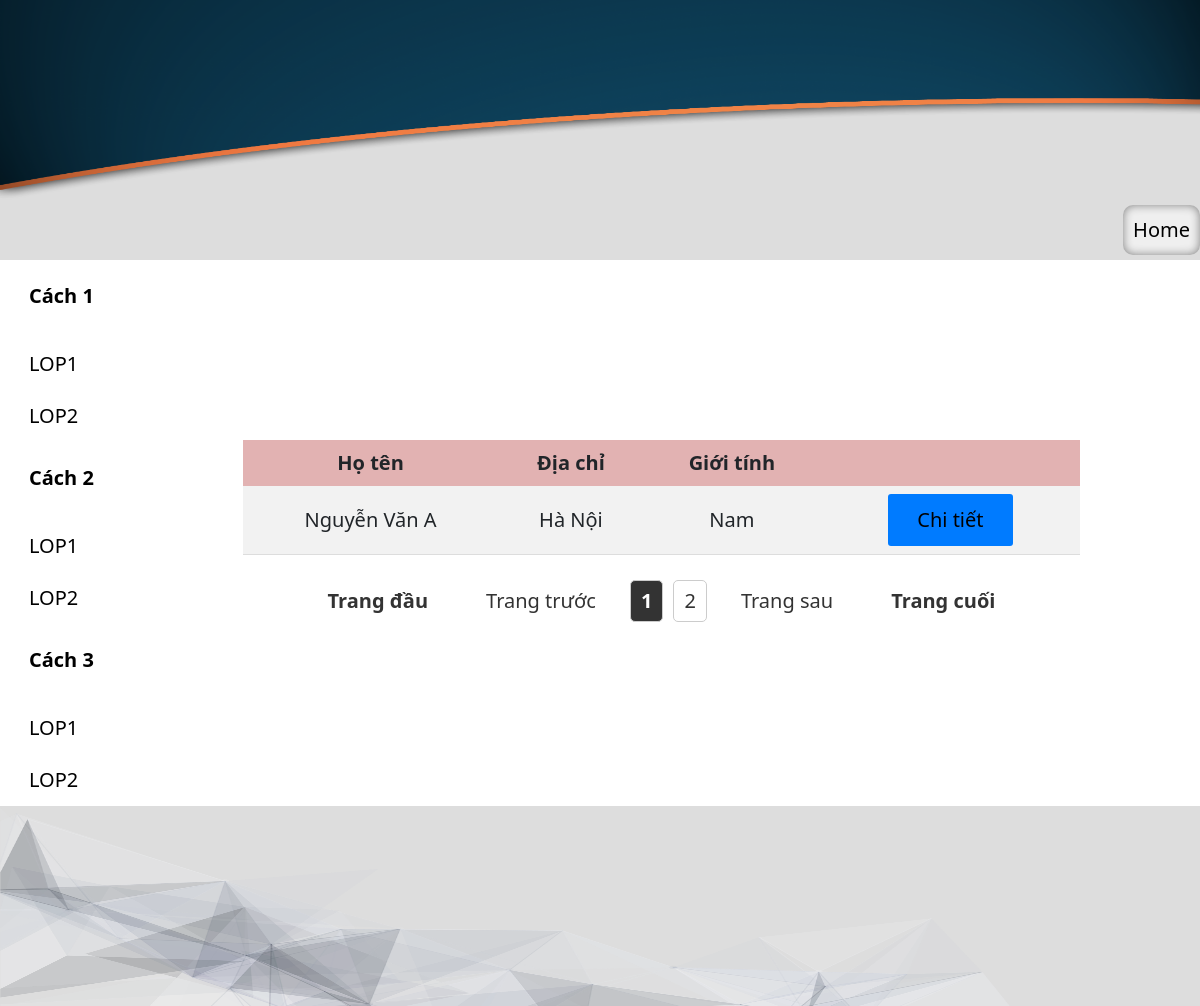
The app's page /Bai7.14/index.php?page=listStudentsInClass&classID=1 with its own data.
### tables this page shows
CREATE TABLE IF NOT EXISTS `classes` (
  `ID` bigint(20) NOT NULL,
  `ClassName` varchar(50) DEFAULT NULL,
  `ClassDescription` varchar(250) DEFAULT NULL,
  `NumOfStudents` bigint(20) DEFAULT NULL,
  PRIMARY KEY (`ID`)
);

CREATE TABLE IF NOT EXISTS `students` (
  `ID` bigint(20) NOT NULL,
  `StudentName` varchar(50) DEFAULT NULL,
  `StudentGender` varchar(5) DEFAULT NULL,
  `StudentAdress` varchar(250) DEFAULT NULL,
  `StudentImage` varchar(250) DEFAULT NULL,
  `ClassID` bigint(20) DEFAULT NULL,
  PRIMARY KEY (`ID`),
  KEY `ClassID` (`ClassID`)
);

### Bai7.14/pages/listClass.php (the view, shortened to what this page needs)
<?php
require_once 'libs/connect.php';
$query = "SELECT * FROM classes;";
$result = mysqli_query($conn, $query);
?>
<!DOCTYPE html>
<html lang="en">
<head>
    <link rel="stylesheet" href="./css/left.css">
</head>
<body>
    <div style="display: grid;">
        <p style="margin-top: 10px;"><strong>Cách 1</strong></p>
        <?php
        while ($row = mysqli_fetch_row($result)) {
            $maLop = $row[0];
            $tenLop = $row[1];
            echo "<a href='index.php?page=listStudentsInClass&classID=$maLop'>$tenLop</a>";
        }
        ?>
        <p style="margin-top: 10px;"><strong>Cách 2</strong></p>
        <?php
        $result2 = mysqli_query($conn, $query);
        while ($row = mysqli_fetch_array($result2)) {
            $maLop = $row[0];
            $tenLop = $row[1];
            echo "<a href='index.php?page=listStudentsInClass&classID=$maLop'>$tenLop</a>";
        }
        ?>
        <p style="margin-top: 10px;"><strong>Cách 3</strong></p>
        <?php
        $result3 = mysqli_query($conn, $query);
        while ($row = mysqli_fetch_assoc($result3)) {
            $maLop = $row['ID'];
            $tenLop = $row['ClassName'];
            echo "<a href='index.php?page=listStudentsInClass&classID=$maLop'>$tenLop</a>";
        }
        ?>
    </div>
</body>
</html>

### Bai7.14/index.php (shortened to what this page needs)
<?php
$pageCenter = './pages/contact.php';
if (isset($_GET['page'])) {
    $page = $_GET['page'];
    if ($page === 'listStudentsInClass') {
        $pageCenter = './pages/' . $page . '.php';
    }
}
?>
<!DOCTYPE html>
<html lang="en">
<head>
    <link href="https://cdn.jsdelivr.net/npm/bootstrap@5.2.2/dist/css/bootstrap.min.css" rel="stylesheet">
    <link rel="stylesheet" href="./css/index.css">
    <link rel="stylesheet" href="./css/center.css">
    <link rel="stylesheet" href="./css/contact1Page.css">
</head>
<body>
    <div class="container-app">
        <?php include './pages/head.php'; ?>
        <div class="content">
            <?php include './pages/listClass.php'; ?>
            <div class="content-right">
                <?php
                include $pageCenter;
                ?>
            </div>
        </div>
        <?php include './pages/footer.php'; ?>
    </div>
</body>
</html>

### Bai7.14/pages/head.php (shortened to what this page needs)
<!DOCTYPE html>
<html lang="en">
<head>
    <link rel="stylesheet" href="./css/head.css">
</head>
<body>
    <div class="header-container">
        <img class="img-header" src="./images/header.png" alt="">
        <nav class="pages">
            <form method="POST" action="./index.php">
                <input type="submit" value="Home" name="page">
        </nav>
    </div>
</body>
</html>

### Bai7.14/pages/listStudentsInClass.php (shortened to what this page needs)
<?php
require_once 'libs/connect.php';
$query = "SELECT * FROM students WHERE classID = ?;";
$result = $conn->prepare($query);
$result->bind_param("s", $_GET['classID']);
$result->execute();
?>
<!DOCTYPE html>
<html lang="en">
<head>
</head>
<body>
    <div class="container">
        <table>
            <tr>
                <th>Họ tên</th>
                <th>Địa chỉ</th>
                <th>Giới tính</th>
                <th></th>
            </tr>
            <?php
            $currentPage = 0;
            $rowsPerPage = 1;
            $firstRow = $currentPage * $rowsPerPage;
            $row = $result->get_result()->fetch_all();
            for ($i = $firstRow; $i < $rowsPerPage + $firstRow && $i < count($row); $i++) {
                echo '<tr>';
                echo '<td>' . $row[$i][1] . '</td>';
                echo '<td>' . $row[$i][3] . '</td>';
                echo '<td>' . $row[$i][2] . '</td>';
                echo '<td> <button><a href="./detail.php/?classID='. $_GET['classID'] .'&studentID=' . $row[$i][0] . '">Chi tiết</a></button>
                </td>';
                echo '</tr>';
            }
            ?>
        </table>
        <div class="pagination-container">
            <?php
            if ($currentPage == 0) echo "<span class=\"pagination-link-first\">Trang đầu</span>";
            else {
                echo "<a href=\"?page=listStudentsInClass&classID=" . $_GET['classID'] . "&currentPage=0\" class=\"pagination-link-first\">Trang đầu</a>";
            }
            if ($currentPage == 0) echo "<span class=\"pagination-link-previous\">Trang trước</span>";
            else {
                echo "<a href=\"?page=listStudentsInClass&classID=" . $_GET['classID'] . "&currentPage=" . ($currentPage - 1) . "\" class=\"pagination-link-previous\">Trang trước</a>";
            }
            $numPage = floor(count($row) / $rowsPerPage);
            for ($i = 0; $i < $numPage; $i++)
                if ($i == $currentPage) echo "<span class=\"pagination-link current pagination-item\">" . ($i + 1) . "</span>";
                else {
                    echo "<a class=\"pagination-link pagination-item\" href=\"?page=listStudentsInClass&classID=" . $_GET['classID'] . "&currentPage=" . $i . "\">" . ($i + 1) . "</a>";
                }
            $numPage = floor(count($row) / $rowsPerPage);
            if ($currentPage == $numPage - 1) echo "<span class=\"pagination-link-next\">Trang sau</span>";
            else {
                echo "<a href=\"?page=listStudentsInClass&classID=" . $_GET['classID'] . "&currentPage=" . ($currentPage + 1) . "\" class=\"pagination-link-next\">Trang sau</a>";
            }
            $numPage = floor(count($row) / $rowsPerPage);
            if ($currentPage == $numPage - 1) echo "<span class=\"pagination-link-last\">Trang cuối</span>";
            else {
                echo "<a href=\"?page=listStudentsInClass&classID=" . $_GET['classID'] . "&currentPage=" . ($numPage - 1) . "\" class=\"pagination-link-last\">Trang cuối</a>";
            }
            ?>
        </div>
    </div>
</body>
</html>

### Bai7.14/pages/footer.php (shortened to what this page needs)
<!DOCTYPE html>
<html lang="en">
<head>
    <link rel="stylesheet" href="./css/footer.css">
</head>
<body>
    <div class="header-container">
        <img class="img-footer" src="./images/footer.png" alt="">
    </div>
</body>
</html>

### Bai7.14/css/index.css (style rules this page uses)
.content { display: flex; }
.content-right { flex: 1; display: flex; justify-content: center; align-items: center; }

### Bai7.14/css/center.css (style rules this page uses)
.content { display: flex; font-size: 20px; }
.content-right { width: 50%; margin: 0 auto; }
.content-right { width: 100%; display: flex; align-items: center; flex-direction: column; justify-content: center; }

### Bai7.14/css/head.css (style rules this page uses)
body { margin: 0 !important; }
.header-container { background-color: #ddd; }
.img-header { height: 200px; width: 100%; }
.pages { display: flex; justify-content: flex-end; gap: 10px; }
.pages form input { margin: 5px 0; padding: 10px; font-size: 20px; border-radius: 10px; border: none; box-shadow: inset 0 0 10px gray; cursor: pointer; }

### Bai7.14/css/footer.css (style rules this page uses)
body { margin: 0 !important; }
.header-container { background-color: #ddd; }
.img-footer { height: 200px; width: 100%; }

### Bai7.14/pages/listStudentsInClass.php (style rules this page uses)
body { margin: 0; }
.container { width: 80%; margin: 0 auto; }
table { width: 100%; border-collapse: collapse; }
th { background-color: #e2b2b2; text-align: left; padding: 8px; }
td { padding: 8px; border-bottom: 1px solid #ddd; }
tr:nth-child(even) { background-color: #f2f2f2; }
th { font-weight: bold; }
th, td { text-align: center; }
button { margin: 10px; }
button { margin: 0 5px; padding: 11px 0px; background-color: #007BFF; color: #fff; border: none; border-radius: 3px; cursor: pointer; }
a, p, span { padding: 11px 29px; text-decoration: none; color: black; }
.pagination-container { width: 100%; display: flex; justify-content: center; align-items: center; margin-top: 20px; }
.pagination-item { margin: 0 5px; }
.pagination-link { text-decoration: none; color: #333; padding: 5px 10px; border: 1px solid #ccc; border-radius: 5px; }
.pagination-link.current { font-weight: bold; background-color: #333; color: #fff; }
.pagination-link-first { text-decoration: none; font-weight: bold; color: #333; }
.pagination-link-previous { text-decoration: none; color: #333; }
.pagination-link { text-decoration: none; color: #333; }
.pagination-link-next { text-decoration: none; color: #333; }
.pagination-link-last { text-decoration: none; font-weight: bold; color: #333; }

### records on screen
classes: ClassName "LOP1"
classes: ClassName "LOP2"
students: StudentName "Nguyễn Văn A", StudentAdress "Hà Nội", StudentGender "Nam"
